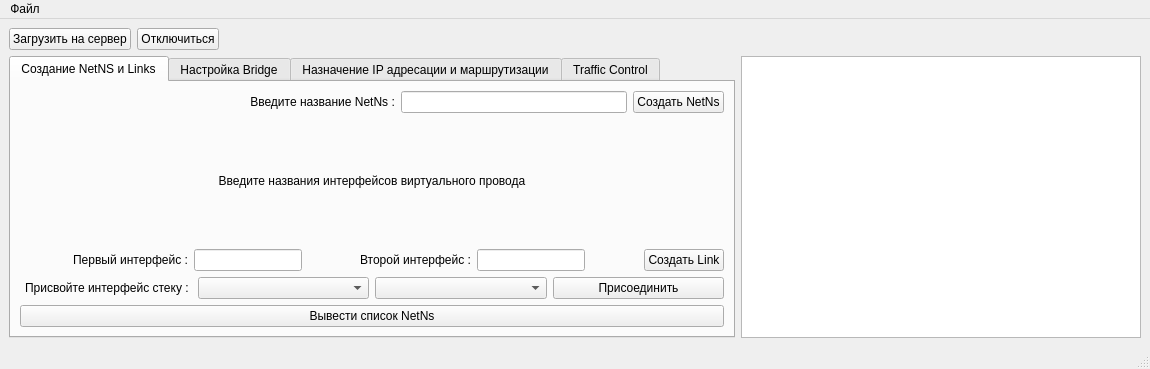
<?xml version="1.0" encoding="UTF-8"?>
<ui version="4.0">
 <class>SecondWindow</class>
 <widget class="QMainWindow" name="SecondWindow">
  <property name="geometry">
   <rect>
    <x>0</x>
    <y>0</y>
    <width>1150</width>
    <height>369</height>
   </rect>
  </property>
  <property name="windowTitle">
   <string>MainWindow</string>
  </property>
  <widget class="QWidget" name="centralwidget">
   <layout class="QGridLayout" name="gridLayout">
    <item row="0" column="0">
     <layout class="QHBoxLayout" name="horizontalLayout_15">
      <item>
       <widget class="QPushButton" name="pushButton">
        <property name="maximumSize">
         <size>
          <width>150</width>
          <height>16777215</height>
         </size>
        </property>
        <property name="text">
         <string>Загрузить на сервер</string>
        </property>
       </widget>
      </item>
      <item>
       <widget class="QPushButton" name="Disconnect_Button">
        <property name="sizePolicy">
         <sizepolicy hsizetype="Fixed" vsizetype="Fixed">
          <horstretch>0</horstretch>
          <verstretch>0</verstretch>
         </sizepolicy>
        </property>
        <property name="text">
         <string>Отключиться</string>
        </property>
       </widget>
      </item>
      <item>
       <spacer name="horizontalSpacer_10">
        <property name="orientation">
         <enum>Qt::Horizontal</enum>
        </property>
        <property name="sizeHint" stdset="0">
         <size>
          <width>40</width>
          <height>20</height>
         </size>
        </property>
       </spacer>
      </item>
     </layout>
    </item>
    <item row="1" column="1">
     <widget class="QListWidget" name="listWidget">
      <property name="sizePolicy">
       <sizepolicy hsizetype="Maximum" vsizetype="Expanding">
        <horstretch>0</horstretch>
        <verstretch>0</verstretch>
       </sizepolicy>
      </property>
      <property name="minimumSize">
       <size>
        <width>400</width>
        <height>0</height>
       </size>
      </property>
     </widget>
    </item>
    <item row="1" column="0">
     <widget class="QTabWidget" name="tabWidget">
      <property name="toolTipDuration">
       <number>0</number>
      </property>
      <property name="styleSheet">
       <string notr="true"/>
      </property>
      <property name="currentIndex">
       <number>0</number>
      </property>
      <widget class="QWidget" name="tab">
       <attribute name="title">
        <string>Создание NetNS и Links</string>
       </attribute>
       <layout class="QVBoxLayout" name="verticalLayout">
        <item>
         <layout class="QHBoxLayout" name="horizontalLayout">
          <item>
           <spacer name="horizontalSpacer_3">
            <property name="orientation">
             <enum>Qt::Horizontal</enum>
            </property>
            <property name="sizeHint" stdset="0">
             <size>
              <width>40</width>
              <height>20</height>
             </size>
            </property>
           </spacer>
          </item>
          <item>
           <widget class="QLabel" name="label">
            <property name="text">
             <string> Введите название NetNs :</string>
            </property>
           </widget>
          </item>
          <item>
           <widget class="QLineEdit" name="lineEdit"/>
          </item>
          <item>
           <widget class="QPushButton" name="create_NetNS">
            <property name="text">
             <string>Создать NetNs</string>
            </property>
           </widget>
          </item>
         </layout>
        </item>
        <item>
         <widget class="QLabel" name="label_2">
          <property name="layoutDirection">
           <enum>Qt::LeftToRight</enum>
          </property>
          <property name="text">
           <string>Введите названия интерфейсов виртуального провода</string>
          </property>
          <property name="alignment">
           <set>Qt::AlignCenter</set>
          </property>
         </widget>
        </item>
        <item>
         <layout class="QHBoxLayout" name="horizontalLayout_2">
          <item>
           <spacer name="horizontalSpacer_5">
            <property name="orientation">
             <enum>Qt::Horizontal</enum>
            </property>
            <property name="sizeHint" stdset="0">
             <size>
              <width>40</width>
              <height>20</height>
             </size>
            </property>
           </spacer>
          </item>
          <item>
           <widget class="QLabel" name="label_4">
            <property name="text">
             <string>Первый интерфейс :</string>
            </property>
            <property name="alignment">
             <set>Qt::AlignRight|Qt::AlignTrailing|Qt::AlignVCenter</set>
            </property>
           </widget>
          </item>
          <item>
           <widget class="QLineEdit" name="first_int"/>
          </item>
          <item>
           <spacer name="horizontalSpacer">
            <property name="orientation">
             <enum>Qt::Horizontal</enum>
            </property>
            <property name="sizeHint" stdset="0">
             <size>
              <width>40</width>
              <height>20</height>
             </size>
            </property>
           </spacer>
          </item>
          <item>
           <widget class="QLabel" name="label_5">
            <property name="text">
             <string>Второй интерфейс :</string>
            </property>
            <property name="alignment">
             <set>Qt::AlignRight|Qt::AlignTrailing|Qt::AlignVCenter</set>
            </property>
           </widget>
          </item>
          <item>
           <widget class="QLineEdit" name="second_int"/>
          </item>
          <item>
           <spacer name="horizontalSpacer_2">
            <property name="orientation">
             <enum>Qt::Horizontal</enum>
            </property>
            <property name="sizeHint" stdset="0">
             <size>
              <width>40</width>
              <height>20</height>
             </size>
            </property>
           </spacer>
          </item>
          <item>
           <widget class="QPushButton" name="create_Link">
            <property name="text">
             <string>Создать Link</string>
            </property>
           </widget>
          </item>
         </layout>
        </item>
        <item>
         <layout class="QHBoxLayout" name="horizontalLayout_3">
          <item>
           <widget class="QLabel" name="label_3">
            <property name="text">
             <string>Присвойте интерфейс стеку : </string>
            </property>
            <property name="alignment">
             <set>Qt::AlignRight|Qt::AlignTrailing|Qt::AlignVCenter</set>
            </property>
           </widget>
          </item>
          <item>
           <widget class="QComboBox" name="comboBox">
            <property name="currentIndex">
             <number>-1</number>
            </property>
           </widget>
          </item>
          <item>
           <widget class="QComboBox" name="comboBox_3">
            <property name="focusPolicy">
             <enum>Qt::NoFocus</enum>
            </property>
            <property name="contextMenuPolicy">
             <enum>Qt::DefaultContextMenu</enum>
            </property>
           </widget>
          </item>
          <item>
           <widget class="QPushButton" name="pushButton_4">
            <property name="text">
             <string>Присоединить</string>
            </property>
           </widget>
          </item>
         </layout>
        </item>
        <item>
         <widget class="QPushButton" name="pushButton_5">
          <property name="text">
           <string>Вывести список NetNs</string>
          </property>
         </widget>
        </item>
       </layout>
      </widget>
      <widget class="QWidget" name="tab_3">
       <attribute name="title">
        <string>Настройка Bridge</string>
       </attribute>
       <layout class="QVBoxLayout" name="verticalLayout_6">
        <item>
         <layout class="QHBoxLayout" name="horizontalLayout_10">
          <item>
           <spacer name="horizontalSpacer_7">
            <property name="orientation">
             <enum>Qt::Horizontal</enum>
            </property>
            <property name="sizeHint" stdset="0">
             <size>
              <width>40</width>
              <height>20</height>
             </size>
            </property>
           </spacer>
          </item>
          <item>
           <widget class="QLabel" name="label_6">
            <property name="text">
             <string>Введите название Bridge:</string>
            </property>
           </widget>
          </item>
          <item>
           <widget class="QLineEdit" name="lineEdit_3"/>
          </item>
          <item>
           <widget class="QPushButton" name="create_Bridge">
            <property name="sizePolicy">
             <sizepolicy hsizetype="Minimum" vsizetype="Fixed">
              <horstretch>0</horstretch>
              <verstretch>0</verstretch>
             </sizepolicy>
            </property>
            <property name="text">
             <string>Создать Bridge</string>
            </property>
           </widget>
          </item>
         </layout>
        </item>
        <item>
         <layout class="QHBoxLayout" name="horizontalLayout_11">
          <item>
           <widget class="QLabel" name="label_15">
            <property name="text">
             <string>Присвойте интерфейс мосту : </string>
            </property>
            <property name="alignment">
             <set>Qt::AlignRight|Qt::AlignTrailing|Qt::AlignVCenter</set>
            </property>
           </widget>
          </item>
          <item>
           <widget class="QComboBox" name="comboBox_7">
            <property name="currentIndex">
             <number>-1</number>
            </property>
           </widget>
          </item>
          <item>
           <widget class="QComboBox" name="comboBox_8">
            <property name="focusPolicy">
             <enum>Qt::NoFocus</enum>
            </property>
            <property name="contextMenuPolicy">
             <enum>Qt::DefaultContextMenu</enum>
            </property>
           </widget>
          </item>
          <item>
           <widget class="QPushButton" name="pushButton_6">
            <property name="text">
             <string>Присоединить</string>
            </property>
           </widget>
          </item>
         </layout>
        </item>
        <item>
         <layout class="QVBoxLayout" name="verticalLayout_5">
          <item>
           <widget class="QLabel" name="label_16">
            <property name="text">
             <string>Назначение IP</string>
            </property>
            <property name="alignment">
             <set>Qt::AlignCenter</set>
            </property>
           </widget>
          </item>
          <item>
           <layout class="QHBoxLayout" name="horizontalLayout_14">
            <item>
             <layout class="QHBoxLayout" name="horizontalLayout_12">
              <item>
               <spacer name="horizontalSpacer_8">
                <property name="orientation">
                 <enum>Qt::Horizontal</enum>
                </property>
                <property name="sizeHint" stdset="0">
                 <size>
                  <width>40</width>
                  <height>20</height>
                 </size>
                </property>
               </spacer>
              </item>
              <item>
               <widget class="QLabel" name="label_17">
                <property name="text">
                 <string>Выберите мост : </string>
                </property>
               </widget>
              </item>
              <item>
               <widget class="QComboBox" name="comboBox_9">
                <property name="minimumSize">
                 <size>
                  <width>100</width>
                  <height>0</height>
                 </size>
                </property>
               </widget>
              </item>
             </layout>
            </item>
            <item>
             <layout class="QHBoxLayout" name="horizontalLayout_13">
              <item>
               <spacer name="horizontalSpacer_9">
                <property name="orientation">
                 <enum>Qt::Horizontal</enum>
                </property>
                <property name="sizeHint" stdset="0">
                 <size>
                  <width>40</width>
                  <height>20</height>
                 </size>
                </property>
               </spacer>
              </item>
              <item>
               <widget class="QLabel" name="label_19">
                <property name="text">
                 <string>Присвойте IP адрес </string>
                </property>
               </widget>
              </item>
              <item>
               <widget class="QLineEdit" name="ip_address_Edit_2">
                <property name="placeholderText">
                 <string>192.168.0.1/24</string>
                </property>
               </widget>
              </item>
             </layout>
            </item>
           </layout>
          </item>
          <item>
           <widget class="QPushButton" name="assign_ip_address_2">
            <property name="text">
             <string>Назначить IP адрес</string>
            </property>
           </widget>
          </item>
         </layout>
        </item>
       </layout>
      </widget>
      <widget class="QWidget" name="tab_2">
       <attribute name="title">
        <string>Назначение IP адресации и маршрутизации</string>
       </attribute>
       <layout class="QVBoxLayout" name="verticalLayout_4">
        <item>
         <layout class="QVBoxLayout" name="verticalLayout_2">
          <item>
           <widget class="QLabel" name="label_14">
            <property name="text">
             <string>Назначение IP</string>
            </property>
            <property name="alignment">
             <set>Qt::AlignCenter</set>
            </property>
           </widget>
          </item>
          <item>
           <layout class="QHBoxLayout" name="horizontalLayout_4">
            <item>
             <spacer name="horizontalSpacer_6">
              <property name="orientation">
               <enum>Qt::Horizontal</enum>
              </property>
              <property name="sizeHint" stdset="0">
               <size>
                <width>40</width>
                <height>20</height>
               </size>
              </property>
             </spacer>
            </item>
            <item>
             <widget class="QLabel" name="label_11">
              <property name="text">
               <string>Выберите стек : </string>
              </property>
             </widget>
            </item>
            <item>
             <widget class="QComboBox" name="comboBox_5">
              <property name="minimumSize">
               <size>
                <width>100</width>
                <height>0</height>
               </size>
              </property>
             </widget>
            </item>
            <item>
             <widget class="QLabel" name="label_7">
              <property name="text">
               <string>Выберите интерфейс :</string>
              </property>
             </widget>
            </item>
            <item>
             <widget class="QComboBox" name="comboBox_2">
              <property name="minimumSize">
               <size>
                <width>100</width>
                <height>0</height>
               </size>
              </property>
             </widget>
            </item>
           </layout>
          </item>
          <item>
           <layout class="QHBoxLayout" name="horizontalLayout_5">
            <item>
             <spacer name="horizontalSpacer_4">
              <property name="orientation">
               <enum>Qt::Horizontal</enum>
              </property>
              <property name="sizeHint" stdset="0">
               <size>
                <width>40</width>
                <height>20</height>
               </size>
              </property>
             </spacer>
            </item>
            <item>
             <widget class="QLabel" name="label_9">
              <property name="text">
               <string>Присвойте IP адрес </string>
              </property>
             </widget>
            </item>
            <item>
             <widget class="QLineEdit" name="ip_address_Edit">
              <property name="placeholderText">
               <string>192.168.0.1/24</string>
              </property>
             </widget>
            </item>
           </layout>
          </item>
          <item>
           <widget class="QPushButton" name="assign_ip_address">
            <property name="text">
             <string>Назначить IP адрес</string>
            </property>
           </widget>
          </item>
         </layout>
        </item>
        <item>
         <layout class="QVBoxLayout" name="verticalLayout_3">
          <item>
           <spacer name="verticalSpacer">
            <property name="orientation">
             <enum>Qt::Vertical</enum>
            </property>
            <property name="sizeHint" stdset="0">
             <size>
              <width>20</width>
              <height>40</height>
             </size>
            </property>
           </spacer>
          </item>
          <item>
           <widget class="QLabel" name="label_13">
            <property name="text">
             <string>Маршрутизация</string>
            </property>
            <property name="alignment">
             <set>Qt::AlignCenter</set>
            </property>
           </widget>
          </item>
          <item>
           <layout class="QHBoxLayout" name="horizontalLayout_9">
            <item>
             <layout class="QHBoxLayout" name="horizontalLayout_6">
              <item>
               <widget class="QLabel" name="label_8">
                <property name="text">
                 <string>Выберите стек : </string>
                </property>
               </widget>
              </item>
              <item>
               <widget class="QComboBox" name="comboBox_4">
                <property name="minimumSize">
                 <size>
                  <width>100</width>
                  <height>0</height>
                 </size>
                </property>
               </widget>
              </item>
             </layout>
            </item>
            <item>
             <layout class="QHBoxLayout" name="horizontalLayout_7">
              <item>
               <widget class="QLabel" name="label_10">
                <property name="text">
                 <string>Сеть :</string>
                </property>
               </widget>
              </item>
              <item>
               <widget class="QLineEdit" name="lineEdit_2">
                <property name="placeholderText">
                 <string>192.168.0.0/24</string>
                </property>
               </widget>
              </item>
             </layout>
            </item>
            <item>
             <layout class="QHBoxLayout" name="horizontalLayout_8">
              <item>
               <widget class="QLabel" name="label_12">
                <property name="text">
                 <string>Шлюз : </string>
                </property>
               </widget>
              </item>
              <item>
               <widget class="QComboBox" name="comboBox_6">
                <property name="minimumSize">
                 <size>
                  <width>100</width>
                  <height>22</height>
                 </size>
                </property>
               </widget>
              </item>
             </layout>
            </item>
           </layout>
          </item>
          <item>
           <widget class="QPushButton" name="pushDesign_Route">
            <property name="text">
             <string>Назначить маршрут</string>
            </property>
           </widget>
          </item>
         </layout>
        </item>
       </layout>
      </widget>
      <widget class="QWidget" name="tab_4">
       <attribute name="title">
        <string>Traffic Control</string>
       </attribute>
       <layout class="QVBoxLayout" name="verticalLayout_7">
        <item>
         <layout class="QHBoxLayout" name="horizontalLayout_20">
          <item>
           <spacer name="horizontalSpacer_11">
            <property name="orientation">
             <enum>Qt::Horizontal</enum>
            </property>
            <property name="sizeHint" stdset="0">
             <size>
              <width>40</width>
              <height>20</height>
             </size>
            </property>
           </spacer>
          </item>
          <item>
           <widget class="QLabel" name="label_20">
            <property name="text">
             <string>Выберите стек : </string>
            </property>
           </widget>
          </item>
          <item>
           <widget class="QComboBox" name="comboBox_11">
            <property name="minimumSize">
             <size>
              <width>100</width>
              <height>0</height>
             </size>
            </property>
           </widget>
          </item>
          <item>
           <widget class="QLabel" name="label_18">
            <property name="text">
             <string>Выберите интерфейс :</string>
            </property>
           </widget>
          </item>
          <item>
           <widget class="QComboBox" name="comboBox_10">
            <property name="minimumSize">
             <size>
              <width>100</width>
              <height>0</height>
             </size>
            </property>
           </widget>
          </item>
         </layout>
        </item>
        <item>
         <layout class="QHBoxLayout" name="horizontalLayout_16">
          <item>
           <spacer name="horizontalSpacer_12">
            <property name="orientation">
             <enum>Qt::Horizontal</enum>
            </property>
            <property name="sizeHint" stdset="0">
             <size>
              <width>40</width>
              <height>20</height>
             </size>
            </property>
           </spacer>
          </item>
          <item>
           <widget class="QLabel" name="label_21">
            <property name="text">
             <string>Настройка задержки пакета:</string>
            </property>
           </widget>
          </item>
          <item>
           <widget class="QSpinBox" name="spinBox"/>
          </item>
          <item>
           <widget class="QSpinBox" name="spinBox_2"/>
          </item>
         </layout>
        </item>
        <item>
         <layout class="QHBoxLayout" name="horizontalLayout_17">
          <item>
           <spacer name="horizontalSpacer_13">
            <property name="orientation">
             <enum>Qt::Horizontal</enum>
            </property>
            <property name="sizeHint" stdset="0">
             <size>
              <width>40</width>
              <height>20</height>
             </size>
            </property>
           </spacer>
          </item>
          <item>
           <widget class="QLabel" name="label_22">
            <property name="text">
             <string>Настройка потери пакетов:</string>
            </property>
           </widget>
          </item>
          <item>
           <widget class="QSpinBox" name="spinBox_3">
            <property name="maximum">
             <number>100</number>
            </property>
           </widget>
          </item>
          <item>
           <widget class="QSpinBox" name="spinBox_4">
            <property name="maximum">
             <number>100</number>
            </property>
           </widget>
          </item>
         </layout>
        </item>
        <item>
         <layout class="QHBoxLayout" name="horizontalLayout_18">
          <item>
           <spacer name="horizontalSpacer_14">
            <property name="orientation">
             <enum>Qt::Horizontal</enum>
            </property>
            <property name="sizeHint" stdset="0">
             <size>
              <width>40</width>
              <height>20</height>
             </size>
            </property>
           </spacer>
          </item>
          <item>
           <widget class="QLabel" name="label_23">
            <property name="text">
             <string>Настройка изменения порядка пакетов:</string>
            </property>
           </widget>
          </item>
          <item>
           <widget class="QSpinBox" name="spinBox_6">
            <property name="maximum">
             <number>100</number>
            </property>
           </widget>
          </item>
          <item>
           <widget class="QSpinBox" name="spinBox_5">
            <property name="maximum">
             <number>100</number>
            </property>
           </widget>
          </item>
         </layout>
        </item>
        <item>
         <layout class="QHBoxLayout" name="horizontalLayout_19">
          <item>
           <spacer name="horizontalSpacer_15">
            <property name="orientation">
             <enum>Qt::Horizontal</enum>
            </property>
            <property name="sizeHint" stdset="0">
             <size>
              <width>40</width>
              <height>20</height>
             </size>
            </property>
           </spacer>
          </item>
          <item>
           <widget class="QLabel" name="label_24">
            <property name="text">
             <string>Настройка шума в пакете:</string>
            </property>
           </widget>
          </item>
          <item>
           <widget class="QSpinBox" name="spinBox_7">
            <property name="maximum">
             <number>100</number>
            </property>
           </widget>
          </item>
         </layout>
        </item>
        <item>
         <widget class="QPushButton" name="pushButton_2">
          <property name="text">
           <string>Применить</string>
          </property>
         </widget>
        </item>
       </layout>
      </widget>
     </widget>
    </item>
   </layout>
  </widget>
  <widget class="QMenuBar" name="menubar">
   <property name="geometry">
    <rect>
     <x>0</x>
     <y>0</y>
     <width>1150</width>
     <height>20</height>
    </rect>
   </property>
   <widget class="QMenu" name="menu">
    <property name="title">
     <string>Файл</string>
    </property>
    <addaction name="action"/>
    <addaction name="action_2"/>
    <addaction name="action_3"/>
   </widget>
   <addaction name="menu"/>
  </widget>
  <widget class="QStatusBar" name="statusbar"/>
  <action name="action">
   <property name="text">
    <string>Загрузить</string>
   </property>
   <property name="shortcut">
    <string>Ctrl+O</string>
   </property>
  </action>
  <action name="action_2">
   <property name="text">
    <string>Сохранить</string>
   </property>
   <property name="shortcut">
    <string>Ctrl+S</string>
   </property>
  </action>
  <action name="action_3">
   <property name="text">
    <string>Сохранить как ...</string>
   </property>
   <property name="shortcut">
    <string>Ctrl+Shift+S</string>
   </property>
  </action>
 </widget>
 <resources/>
 <connections/>
</ui>
